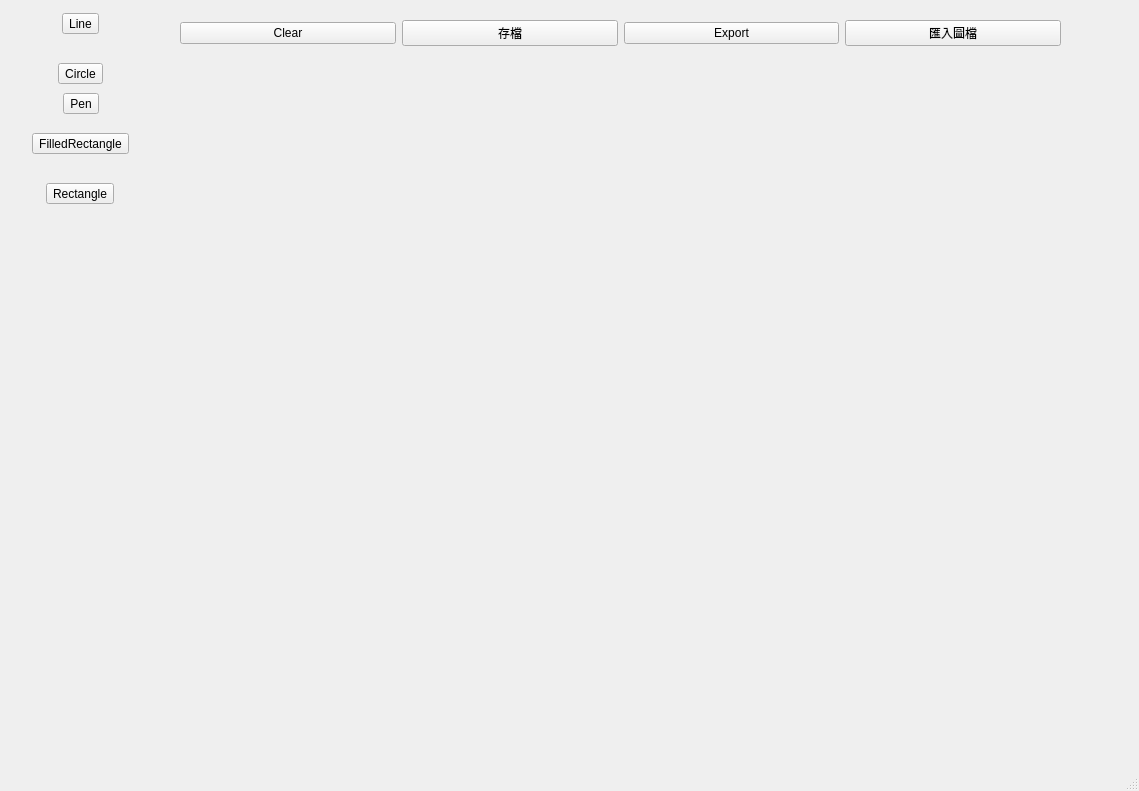
<?xml version="1.0" encoding="UTF-8"?>
<ui version="4.0">
 <class>MainWindow</class>
 <widget class="QMainWindow" name="MainWindow">
  <property name="geometry">
   <rect>
    <x>0</x>
    <y>0</y>
    <width>1139</width>
    <height>791</height>
   </rect>
  </property>
  <property name="sizePolicy">
   <sizepolicy hsizetype="Expanding" vsizetype="Expanding">
    <horstretch>0</horstretch>
    <verstretch>0</verstretch>
   </sizepolicy>
  </property>
  <property name="windowTitle">
   <string>MainWindow</string>
  </property>
  <widget class="QWidget" name="centralwidget">
   <property name="sizePolicy">
    <sizepolicy hsizetype="Expanding" vsizetype="Expanding">
     <horstretch>0</horstretch>
     <verstretch>0</verstretch>
    </sizepolicy>
   </property>
   <property name="layoutDirection">
    <enum>Qt::LayoutDirection::LeftToRight</enum>
   </property>
   <widget class="QWidget" name="ToolbarWdidget" native="true">
    <property name="geometry">
     <rect>
      <x>10</x>
      <y>0</y>
      <width>141</width>
      <height>551</height>
     </rect>
    </property>
    <widget class="QWidget" name="horizontalLayoutWidget">
     <property name="geometry">
      <rect>
       <x>0</x>
       <y>10</y>
       <width>141</width>
       <height>27</height>
      </rect>
     </property>
     <layout class="QHBoxLayout" name="ToolLineLayout">
      <item>
       <spacer name="horizontalSpacer">
        <property name="orientation">
         <enum>Qt::Orientation::Horizontal</enum>
        </property>
        <property name="sizeHint" stdset="0">
         <size>
          <width>40</width>
          <height>20</height>
         </size>
        </property>
       </spacer>
      </item>
      <item>
       <widget class="QToolButton" name="ToolLine">
        <property name="text">
         <string>Line</string>
        </property>
       </widget>
      </item>
      <item>
       <spacer name="horizontalSpacer_2">
        <property name="orientation">
         <enum>Qt::Orientation::Horizontal</enum>
        </property>
        <property name="sizeHint" stdset="0">
         <size>
          <width>40</width>
          <height>20</height>
         </size>
        </property>
       </spacer>
      </item>
     </layout>
    </widget>
    <widget class="QWidget" name="horizontalLayoutWidget_2">
     <property name="geometry">
      <rect>
       <x>0</x>
       <y>60</y>
       <width>141</width>
       <height>27</height>
      </rect>
     </property>
     <layout class="QHBoxLayout" name="ToolCircleLayout">
      <item>
       <spacer name="horizontalSpacer_3">
        <property name="orientation">
         <enum>Qt::Orientation::Horizontal</enum>
        </property>
        <property name="sizeHint" stdset="0">
         <size>
          <width>40</width>
          <height>20</height>
         </size>
        </property>
       </spacer>
      </item>
      <item>
       <widget class="QToolButton" name="ToolCircle">
        <property name="text">
         <string>Circle</string>
        </property>
       </widget>
      </item>
      <item>
       <spacer name="horizontalSpacer_4">
        <property name="orientation">
         <enum>Qt::Orientation::Horizontal</enum>
        </property>
        <property name="sizeHint" stdset="0">
         <size>
          <width>40</width>
          <height>20</height>
         </size>
        </property>
       </spacer>
      </item>
     </layout>
    </widget>
    <widget class="QWidget" name="horizontalLayoutWidget_3">
     <property name="geometry">
      <rect>
       <x>0</x>
       <y>90</y>
       <width>141</width>
       <height>27</height>
      </rect>
     </property>
     <layout class="QHBoxLayout" name="ToolPenLayout">
      <item>
       <spacer name="horizontalSpacer_5">
        <property name="orientation">
         <enum>Qt::Orientation::Horizontal</enum>
        </property>
        <property name="sizeHint" stdset="0">
         <size>
          <width>40</width>
          <height>20</height>
         </size>
        </property>
       </spacer>
      </item>
      <item>
       <widget class="QToolButton" name="ToolPen">
        <property name="text">
         <string>Pen</string>
        </property>
       </widget>
      </item>
      <item>
       <spacer name="horizontalSpacer_6">
        <property name="orientation">
         <enum>Qt::Orientation::Horizontal</enum>
        </property>
        <property name="sizeHint" stdset="0">
         <size>
          <width>40</width>
          <height>20</height>
         </size>
        </property>
       </spacer>
      </item>
     </layout>
    </widget>
    <widget class="QWidget" name="horizontalLayoutWidget_4">
     <property name="geometry">
      <rect>
       <x>0</x>
       <y>130</y>
       <width>141</width>
       <height>27</height>
      </rect>
     </property>
     <layout class="QHBoxLayout" name="ToolFilledRectangleLayout">
      <item>
       <spacer name="horizontalSpacer_7">
        <property name="orientation">
         <enum>Qt::Orientation::Horizontal</enum>
        </property>
        <property name="sizeHint" stdset="0">
         <size>
          <width>40</width>
          <height>20</height>
         </size>
        </property>
       </spacer>
      </item>
      <item>
       <widget class="QToolButton" name="ToolFilledRectangle">
        <property name="text">
         <string>FilledRectangle</string>
        </property>
       </widget>
      </item>
      <item>
       <spacer name="horizontalSpacer_8">
        <property name="orientation">
         <enum>Qt::Orientation::Horizontal</enum>
        </property>
        <property name="sizeHint" stdset="0">
         <size>
          <width>40</width>
          <height>20</height>
         </size>
        </property>
       </spacer>
      </item>
     </layout>
    </widget>
    <widget class="QWidget" name="horizontalLayoutWidget_5">
     <property name="geometry">
      <rect>
       <x>0</x>
       <y>180</y>
       <width>141</width>
       <height>27</height>
      </rect>
     </property>
     <layout class="QHBoxLayout" name="ToolRectangleLayout">
      <item>
       <spacer name="horizontalSpacer_9">
        <property name="orientation">
         <enum>Qt::Orientation::Horizontal</enum>
        </property>
        <property name="sizeHint" stdset="0">
         <size>
          <width>40</width>
          <height>20</height>
         </size>
        </property>
       </spacer>
      </item>
      <item>
       <widget class="QToolButton" name="ToolRectangle">
        <property name="text">
         <string>Rectangle</string>
        </property>
       </widget>
      </item>
      <item>
       <spacer name="horizontalSpacer_10">
        <property name="orientation">
         <enum>Qt::Orientation::Horizontal</enum>
        </property>
        <property name="sizeHint" stdset="0">
         <size>
          <width>40</width>
          <height>20</height>
         </size>
        </property>
       </spacer>
      </item>
     </layout>
    </widget>
   </widget>
   <widget class="QWidget" name="JobAreaWidget" native="true">
    <property name="geometry">
     <rect>
      <x>180</x>
      <y>10</y>
      <width>891</width>
      <height>551</height>
     </rect>
    </property>
    <widget class="QWidget" name="layoutWidget">
     <property name="geometry">
      <rect>
       <x>0</x>
       <y>10</y>
       <width>881</width>
       <height>531</height>
      </rect>
     </property>
     <layout class="QVBoxLayout" name="verticalLayout_3" stretch="0,1">
      <item>
       <layout class="QHBoxLayout" name="FunctionLayout">
        <item>
         <widget class="QPushButton" name="clearButton">
          <property name="text">
           <string>Clear</string>
          </property>
         </widget>
        </item>
        <item>
         <widget class="QPushButton" name="saveButton">
          <property name="text">
           <string>存檔</string>
          </property>
         </widget>
        </item>
        <item>
         <widget class="QPushButton" name="exportButton">
          <property name="text">
           <string>Export</string>
          </property>
         </widget>
        </item>
        <item>
         <widget class="QPushButton" name="importButton">
          <property name="text">
           <string>匯入圖檔</string>
          </property>
         </widget>
        </item>
       </layout>
      </item>
      <item>
       <widget class="QWidget" name="oledPlaceholder" native="true">
        <property name="sizePolicy">
         <sizepolicy hsizetype="Expanding" vsizetype="Expanding">
          <horstretch>0</horstretch>
          <verstretch>0</verstretch>
         </sizepolicy>
        </property>
       </widget>
      </item>
     </layout>
    </widget>
   </widget>
  </widget>
  <widget class="QMenuBar" name="menubar">
   <property name="geometry">
    <rect>
     <x>0</x>
     <y>0</y>
     <width>1139</width>
     <height>25</height>
    </rect>
   </property>
  </widget>
  <widget class="QStatusBar" name="statusbar"/>
 </widget>
 <resources/>
 <connections/>
</ui>
